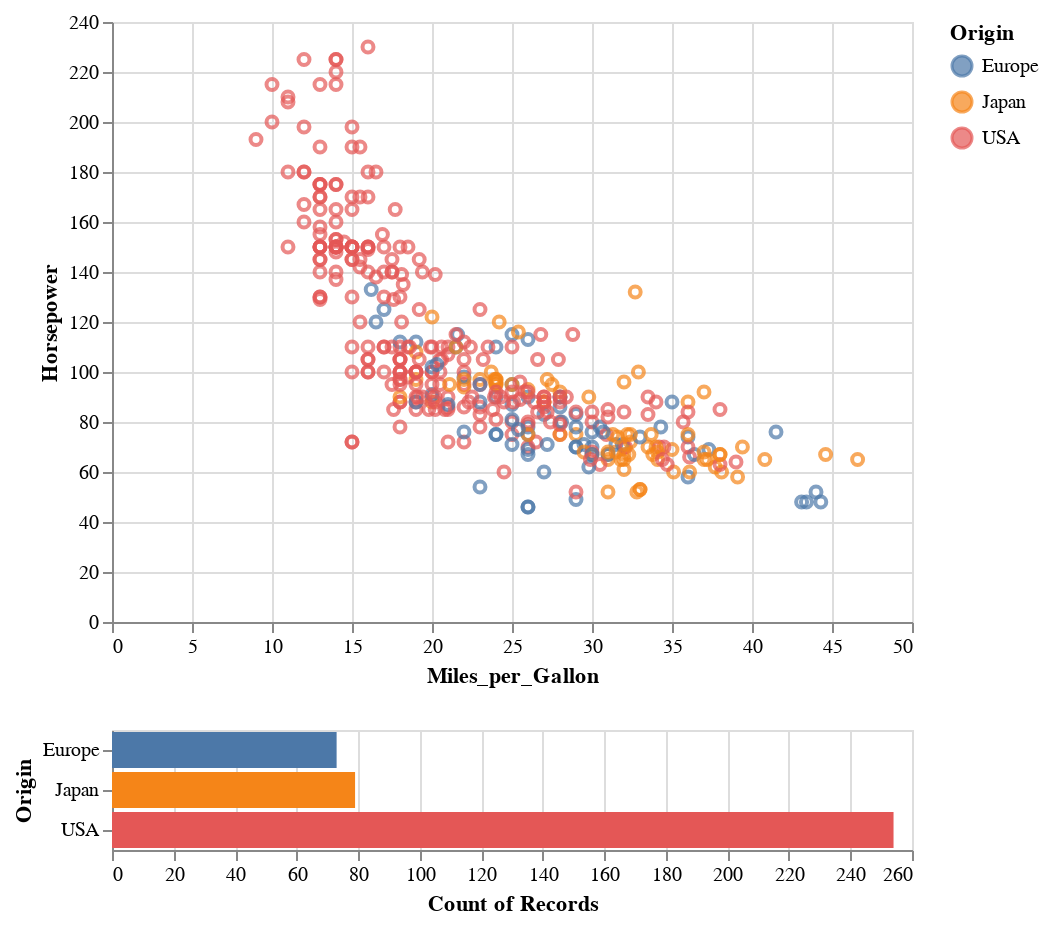

Notebook source saved alongside this figure:
### Markdown cell above
### Click and drag!!!
Click and drag on the graph to create a selector on the scatter plot and watch how it affects the bar graph!

### Code cell
selector = alt.selection_interval(encodings=['x', 'y'])

plot = alt.Chart(cars).mark_point().encode(
    x='Miles_per_Gallon',
    y='Horsepower',
    color=alt.condition(selector, 'Origin:N', alt.value('lightgrey'))
).add_selection(
    selector
)

bar = alt.Chart(cars).mark_bar().encode(
    x='count()',
    y='Origin:N',
    color='Origin:N'
).transform_filter(
    selector
)

plot & bar

### Figure 1 — Vega-Lite specification as saved in the notebook (floating-point values rounded to 4 significant figures; data arrays with more than 128 entries replaced by an {"elided": "..."} marker saying what was removed)
{"config": {"view": {"continuousWidth": 400, "continuousHeight": 300}}, "vconcat": [{"mark": "point", "encoding": {"color": {"condition": {"type": "nominal", "field": "Origin", "selection": "selector014"}, "value": "lightgrey"}, "x": {"type": "quantitative", "field": "Miles_per_Gallon"}, "y": {"type": "quantitative", "field": "Horsepower"}}, "selection": {"selector014": {"type": "interval", "encodings": ["x", "y"]}}}, {"mark": "bar", "encoding": {"color": {"type": "nominal", "field": "Origin"}, "x": {"type": "quantitative", "aggregate": "count"}, "y": {"type": "nominal", "field": "Origin"}}, "transform": [{"filter": {"selection": "selector014"}}]}], "data": {"name": "data-f02450ab61490a1363517a0190416235"}, "$schema": "https://vega.github.io/schema/vega-lite/v4.0.2.json", "datasets": {"data-f02450ab61490a1363517a0190416235": {"elided": "406 records"}}}
